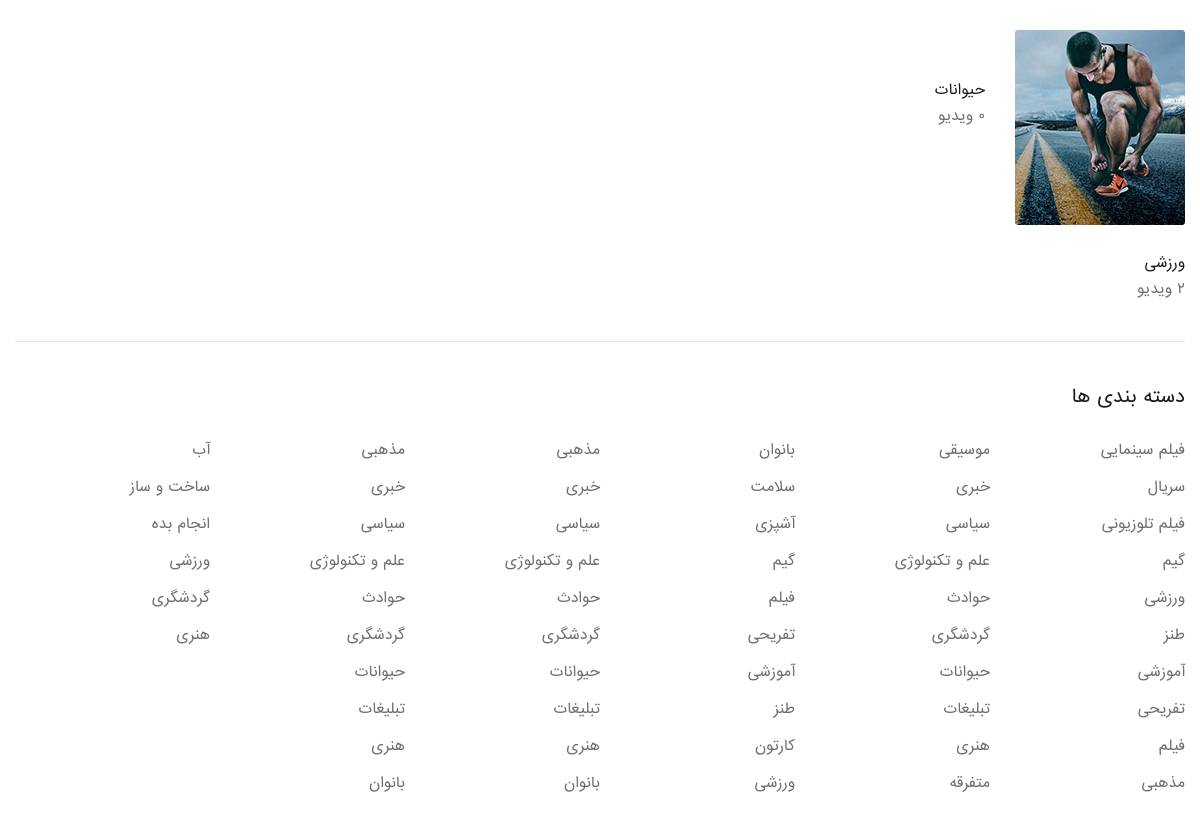
/browse_category/, run on the app's committed database.
### youtube/models.py (models this page shows, shortened)
class Category(models.Model):
    name = models.CharField(max_length=200,verbose_name='نام دسته بندی')
    image = models.ImageField(null=True)

### youtube/views.py (the view)
# urls.py: path('browse_category/',views.browse_category,name='browse_category'),
def browse_category(request):
    categories = Category.objects.all()
    return render(request,'browse_categories.html',{'categories':categories})

### youtube/templatetags/video_tags.py (called while the page is built)
@register.simple_tag(name='count_category_video')
def count_category_video(cat_id):
    category = Category.objects.get(id=cat_id)
    video_count = category.video_set.filter(published=True).count()
    return video_count

### templates/browse_categories.html
{% extends 'base.html' %}
{% load static %}
{% load video_tags %}
{% block body %}
<section class="browse_categories_sec">
	<div class="container">
		<div class="browse_categories">
			<div class="row">
				{% for category in categories %}
				<div class="col-lg-2 col-md-4 col-sm-4 col-6 full_wdth">
					<div class="br-channel">
						<div class="br-channel-img">
							<a href="#" title="#">
								<img src="{{category.image.url}}" alt="">
							</a>
						</div>
						<div class="br-info">
							<h3><a href="#" title="">{{category.name}}</a></h3>
							<span>{% count_category_video category.id %} ویدیو</span>
						</div>
					</div>
				</div>
				{% endfor %}
			</div>
		</div>
		<div class="browse_cat_lists">
			<h3>دسته بندی ها</h3>
			<ul>
				<li><a href="#" title="">فیلم سینمایی</a></li>
				<li><a href="#" title="">سریال</a></li>
				<li><a href="#" title="">فیلم تلوزیونی</a></li>
				<li><a href="#" title="">گیم</a></li>
				<li><a href="#" title="">ورزشی</a></li>
				<li><a href="#" title="">طنز</a></li>
				<li><a href="#" title="">آموزشی</a></li>
				<li><a href="#" title="">تفریحی</a></li>
				<li><a href="#" title="">فیلم</a></li>
				<li><a href="#" title="">مذهبی</a></li>
			</ul>
			<ul>
				<li><a href="#" title="">موسیقی</a></li>
				<li><a href="#" title="">خبری</a></li>
				<li><a href="#" title="">سیاسی</a></li>
				<li><a href="#" title="">علم و تکنولوژی</a></li>
				<li><a href="#" title="">حوادث</a></li>
				<li><a href="#" title="">گردشگری</a></li>
				<li><a href="#" title="">حیوانات</a></li>
				<li><a href="#" title="">تبلیغات</a></li>
				<li><a href="#" title="">هنری</a></li>
				<li><a href="#" title="">متفرقه</a></li>
			</ul>
			<ul>
				<li><a href="#" title="">بانوان</a></li>
				<li><a href="#" title="">سلامت</a></li>
				<li><a href="#" title="">آشپزی</a></li>
				<li><a href="#" title="">گیم</a></li>
				<li><a href="#" title="">فیلم</a></li>
				<li><a href="#" title="">تفریحی</a></li>
				<li><a href="#" title="">آموزشی</a></li>
				<li><a href="#" title="">طنز</a></li>
				<li><a href="#" title="">کارتون</a></li>
				<li><a href="#" title="">ورزشی</a></li>
			</ul>
			<ul>
				<li><a href="#" title="">مذهبی</a></li>
				<li><a href="#" title="">خبری</a></li>
				<li><a href="#" title="">سیاسی</a></li>
				<li><a href="#" title="">علم و تکنولوژی</a></li>
				<li><a href="#" title="">حوادث</a></li>
				<li><a href="#" title="">گردشگری</a></li>
				<li><a href="#" title="">حیوانات</a></li>
				<li><a href="#" title="">تبلیغات</a></li>
				<li><a href="#" title="">هنری</a></li>
				<li><a href="#" title="">بانوان</a></li>
			</ul>
			<ul>
				<li><a href="#" title="">مذهبی</a></li>
				<li><a href="#" title="">خبری</a></li>
				<li><a href="#" title="">سیاسی</a></li>
				<li><a href="#" title="">علم و تکنولوژی</a></li>
				<li><a href="#" title="">حوادث</a></li>
				<li><a href="#" title="">گردشگری</a></li>
				<li><a href="#" title="">حیوانات</a></li>
				<li><a href="#" title="">تبلیغات</a></li>
				<li><a href="#" title="">هنری</a></li>
				<li><a href="#" title="">بانوان</a></li>
			</ul>
			<ul>
				<li><a href="#" title="">آب</a></li>
				<li><a href="#" title="">ساخت و ساز</a></li>
				<li><a href="#" title="">انجام بده</a></li>
				<li><a href="#" title="">ورزشی</a></li>
				<li><a href="#" title="">گردشگری</a></li>
				<li><a href="#" title="">هنری</a></li>
			</ul>
			<div class="clearfix"></div>
		</div>
	</div>
</section>
{% endblock body %}

### static/css/style.css (style rules this page uses)
html, body, div, span, applet, object, iframe, h1, h2, h3, h4, h5, h6, p, blockquote, pre, a, abbr, acronym, address, big, cite, code, del, dfn, em, img, ins, kbd, q, s, samp, small, strike, strong, sub, sup, tt, var, b, u, i, center, dl, dt, dd, ol, ul, li, fieldset, form, label, legend, table, caption, tbody, tfoot, thead, tr, th, td, article, aside, canvas, details, embed, figure, figcaption, footer, header, hgroup, menu, nav, output, ruby, section, summary, time, mark, audio, video { margin: 0; padding: 0; border: 0; font-size: 100%; font: inherit; vertical-align: baseline; direction:rtl; }
article, aside, details, figcaption, figure, footer, header, hgroup, menu, nav, section { display: block; }
body { font-family: Iransans; font-size: 14px; font-weight: 400; overflow-x: hidden; }
ul { list-style: none; }
* { margin:0; padding: 0; }
section { position: relative; }
img { height: auto; margin-bottom: -6px; }
a, a:hover { color: inherit; }
h1,h2,h3 { font-weight: 700; }
.container { max-width: 1170px; }
.browse_categories { border-bottom: 1px solid #e2ebef; }
.browse_categories_sec { padding-top: 30px; }
.br-channel { margin-bottom: 40px; }
.br-channel-img { margin-bottom: 24px; }
.br-channel-img > a img { width: 100%; }
.br-info > h3 { color: #1c1b1b; font-size: 14px; font-weight: 500; margin-bottom: 2px; }
.br-info > span { display: inline-block; color: #6e6f70; font-size: 14px; }
.browse_cat_lists { padding: 40px 0 50px; }
.browse_cat_lists > h3 { color: #1c1b1b; font-size: 18px; margin-bottom: 16px; font-weight: 500; }
.browse_cat_lists ul { float: right; padding-top: 10px; width: calc(100% / 6); }
.browse_cat_lists ul li { display: block; margin-bottom: 13px; }
.browse_cat_lists ul li a { display: block; color: #6e6f70; font-size: 14px; }
.browse_cat_lists ul li:last-child { margin-bottom: 0; }

### static/css/responsive.css (style rules this page uses)
@media (max-width: 1200px) { .container { max-width: 100%;padding: 0 15px; } }

### data on the page
Category: image (picture), name "ورزشی"
Category: name "حیوانات"
